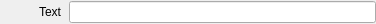
<?xml version="1.0" encoding="UTF-8"?>
<ui version="4.0">
 <class>OnelineTextPickerWidget</class>
 <widget class="QWidget" name="OnelineTextPickerWidget">
  <property name="geometry">
   <rect>
    <x>0</x>
    <y>0</y>
    <width>376</width>
    <height>24</height>
   </rect>
  </property>
  <property name="windowTitle">
   <string>Form</string>
  </property>
  <layout class="QHBoxLayout" name="horizontalLayout" stretch="1,5">
   <property name="spacing">
    <number>8</number>
   </property>
   <property name="leftMargin">
    <number>0</number>
   </property>
   <property name="topMargin">
    <number>0</number>
   </property>
   <property name="rightMargin">
    <number>0</number>
   </property>
   <property name="bottomMargin">
    <number>0</number>
   </property>
   <item>
    <widget class="QnElidedLabel" name="label">
     <property name="sizePolicy">
      <sizepolicy hsizetype="Ignored" vsizetype="Preferred">
       <horstretch>0</horstretch>
       <verstretch>0</verstretch>
      </sizepolicy>
     </property>
     <property name="text">
      <string>Text</string>
     </property>
     <property name="scaledContents">
      <bool>false</bool>
     </property>
     <property name="alignment">
      <set>Qt::AlignRight|Qt::AlignTrailing|Qt::AlignVCenter</set>
     </property>
     <property name="wordWrap">
      <bool>true</bool>
     </property>
    </widget>
   </item>
   <item>
    <widget class="QLineEdit" name="lineEdit"/>
   </item>
  </layout>
 </widget>
 <customwidgets>
  <customwidget>
   <class>QnElidedLabel</class>
   <extends>QLabel</extends>
   <header location="global">ui/widgets/common/elided_label.h</header>
  </customwidget>
 </customwidgets>
 <resources/>
 <connections/>
</ui>
